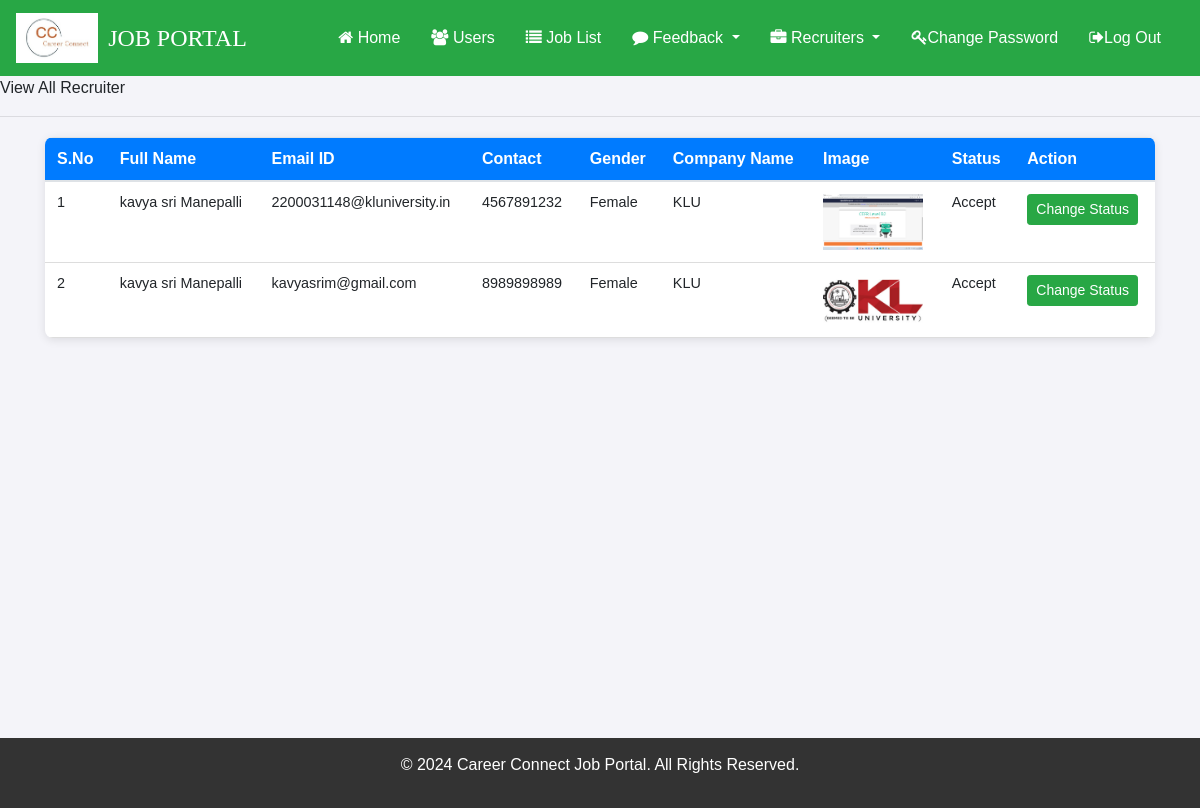
The page /recruiter_all (signed in) on the database its author committed.
### job/models.py (models this page shows, shortened)
class Recruiter(models.Model):
    user = models.OneToOneField(User, on_delete=models.CASCADE)
    mobile = models.CharField(max_length=15, null=True)
    image = models.FileField(null=True)
    gender = models.CharField(max_length=10, null=True)
    company = models.CharField(max_length=100, null=True)
    type = models.CharField(max_length=15, null=True)
    status = models.CharField(max_length=20, null=True)

### job/views.py (the view)
# urls.py: path('recruiter_all', recruiter_all, name="recruiter_all"),
def recruiter_all(request):
    if not request.user.is_authenticated:
        return redirect('admin_login')
    data=Recruiter.objects.all()
    d={'data':data}
    return render(request, 'recruiter_all.html',d)

### job/templates/recruiter_all.html (shortened to what this page needs)
{% load static %}
{% block body%}
{% include 'admin_navigation.html'%}
    <marquee >
View All Recruiter
</marquee>
<hr>
<div class ="container ">
<table class="table table-hover ">
<thead>
<tr>
    <th> S.No</th>
    <th> Full Name</th>
    <th> Email ID</th>
    <th> Contact</th>
    <th> Gender</th>
    <th> Company Name</th>
    <th> Image</th>
    <th> Status</th>
    <th> Action</th>
</tr>
</thead>
<body>
{%for i in data%}
<tr >
    <td>{{forloop.counter}}</td>
    <td>{{i.user.first_name}} {{i.user.last_name}} </td>
    <td>{{i.user.username  }}</td>
    <td>{{ i.mobile}}</td>
    <td>{{ i.gender}}</td>
    <td>{{ i.company}}</td>
    <td><img src = " {{i.image.url }}" style="width:100px;height=100px,border-radius:50%" > </td>
    <td> {{ i.status}}</td>
    <td><a href="{% url 'change_status' i.id%}" class = "btn  btn-success btn-sm" > Change Status</a></td>
</tr>
{% endfor %}
</body>
</table>
</div>
    <div class="footer" style="background-color: #333; color: white; padding: 15px; text-align: center; width: 100%; margin-top: 400px;">
        <p>&copy; 2024 Career Connect Job Portal. All Rights Reserved.</p>
    </div>
{% endblock %}

### job/templates/recruiter_all.html (style rules this page uses)
body { font-family: Arial, sans-serif; margin: 0; padding: 0; background-color: #f4f4f9; }
table { width: 90%; margin: 20px auto; border-collapse: collapse; box-shadow: 0 2px 10px rgba(0, 0, 0, 0.1); background-color: #fff; border-radius: 8px; overflow: hidden; }
table thead { background-color: #007bff; color: white; }
table th, table td { padding: 12px; text-align: left; border-bottom: 1px solid #ddd; }
table th { font-size: 1em; }
table td { font-size: 0.9em; }

### rows shown on the page
Recruiter: user.first_name "kavya sri", user.last_name "Manepalli", user.username "2200031148@kluniversity.in", mobile "4567891232", gender "Female", company "KLU", image (picture), status "Accept"
Recruiter: user.first_name "kavya sri", user.last_name "Manepalli", user.username "kavyasrim@gmail.com", mobile "8989898989", gender "Female", company "KLU", image (picture), status "Accept"
